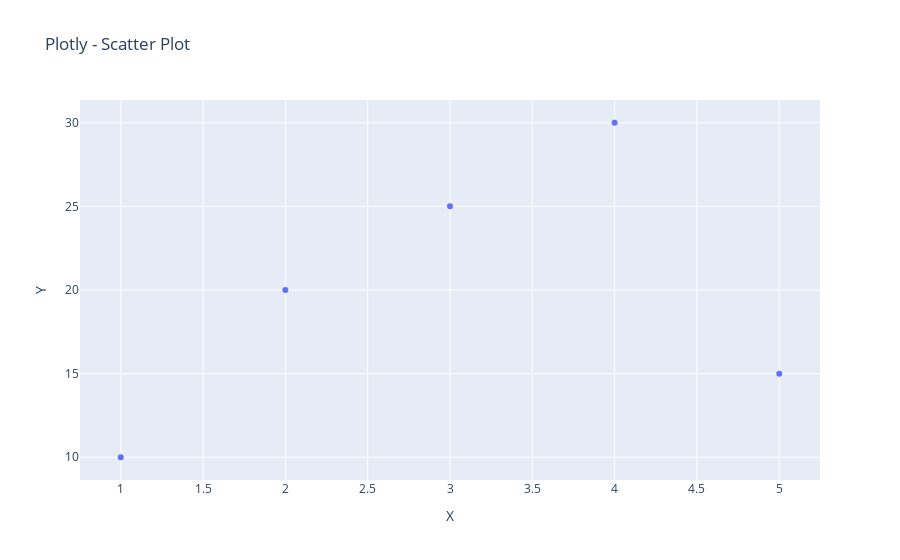

The notebook cell this image was saved under:
### Code cell
# ====================================================
# 2️⃣ Scatter plot (grafico a dispersione)
# ====================================================
import plotly.express as px

fig = px.scatter(x=x, y=y, title="Plotly - Scatter Plot", labels={'x': 'X', 'y': 'Y'})
fig.show()

### Figure 1 — Plotly figure (JSON) as saved in the notebook; plotly's stock layout.template omitted (floating-point values rounded to 4 significant figures)
{"data": [{"hovertemplate": "X=%{x}<br>Y=%{y}<extra></extra>", "legendgroup": "", "marker": {"color": "#636efa", "symbol": "circle"}, "mode": "markers", "name": "", "orientation": "v", "showlegend": false, "type": "scatter", "x": [1, 2, 3, 4, 5], "xaxis": "x", "y": [10, 20, 25, 30, 15], "yaxis": "y"}], "layout": {"legend": {"tracegroupgap": 0}, "title": {"text": "Plotly - Scatter Plot"}, "xaxis": {"anchor": "y", "domain": [0, 1], "title": {"text": "X"}}, "yaxis": {"anchor": "x", "domain": [0, 1], "title": {"text": "Y"}}}}
